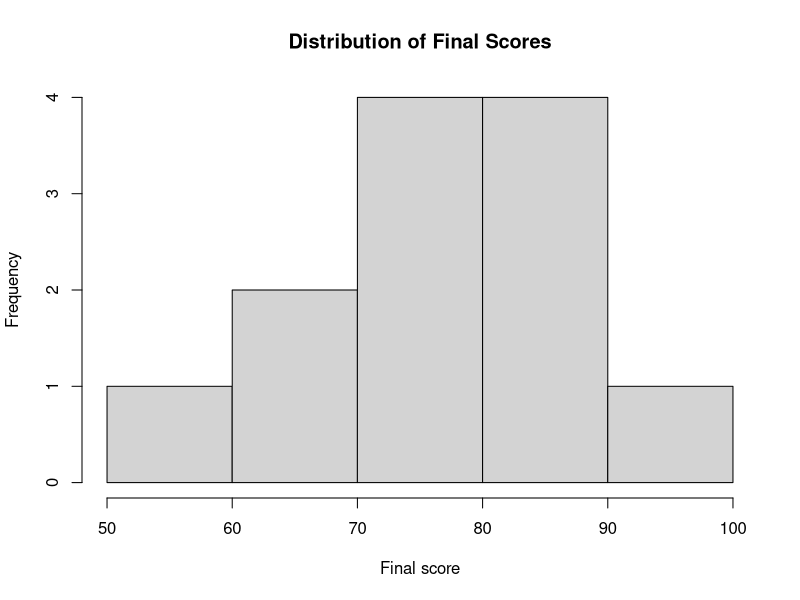
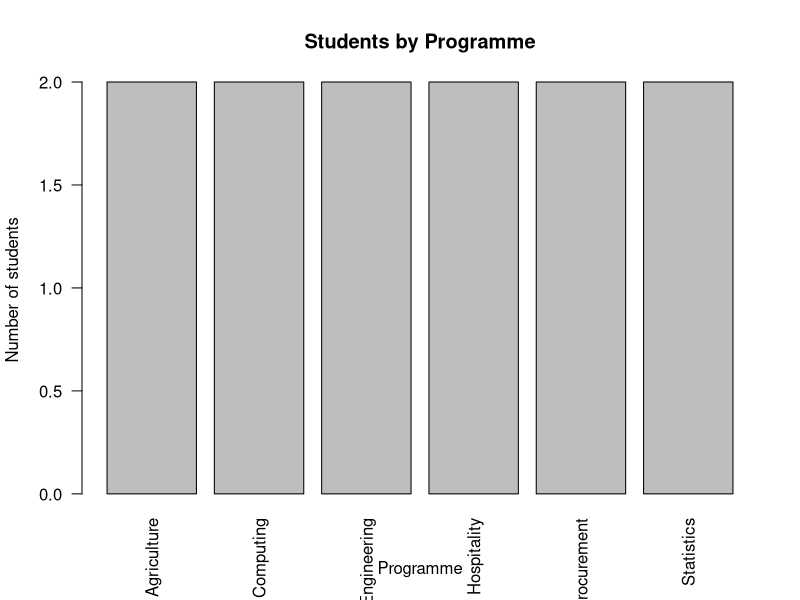

These charts were generated, in order, by the following R code:
# ==============================================================================
# Learning R
# Part I: R Foundations
# Lesson 1: Understanding R and Statistical Computing
# Suggested Solutions
# ==============================================================================

# This file contains suggested solutions to the independent exercises and
# practical assessment in Lesson 1.
#
# Run the file from the root of the learning-r project.
#
# Important:
# 1. Attempt every exercise before consulting the solution.
# 2. Read the comments as carefully as the code.
# 3. Restart R and rerun the file to confirm that it is self-contained.


# ==============================================================================
# Exercise 1: Temperature object
# ==============================================================================

temperature <- 31.5

temperature
typeof(temperature)
class(temperature)

# Interpretation:
# The value is stored as a double because ordinary numeric literals in R are
# usually represented internally as doubles.


# ==============================================================================
# Exercise 2: Ages vector
# ==============================================================================

ages <- c(
  18,
  21,
  20,
  23,
  19,
  22
)

length(ages)
sum(ages)
mean(ages)
min(ages)
max(ages)

# Manual verification of the mean:
#
# 18 + 21 + 20 + 23 + 19 + 22 = 123
#
# 123 / 6 = 20.5


# ==============================================================================
# Exercise 3: Arithmetic mean
# ==============================================================================

manual_total <- 12 + 18 + 25 + 30
manual_count <- 4

manual_mean <- manual_total / manual_count
manual_mean

r_mean <- mean(
  c(
    12,
    18,
    25,
    30
  )
)

r_mean

identical(
  manual_mean,
  r_mean
)

# The result is 21.25 by both methods.


# ==============================================================================
# Exercise 4: Coursework and examination marks
# ==============================================================================

coursework_mark <- 34
examination_mark <- 48

total_mark <- coursework_mark + examination_mark
pass_mark <- 50

passed <- total_mark >= pass_mark

total_mark
passed

# The student obtained 82 and therefore passed.


# ==============================================================================
# Exercise 5: Missing rainfall observation
# ==============================================================================

rainfall <- c(
  115.2,
  98.4,
  NA,
  121.7,
  110.5
)

mean(rainfall)

observed_mean_rainfall <- mean(
  rainfall,
  na.rm = TRUE
)

number_missing <- sum(
  is.na(rainfall)
)

observed_mean_rainfall
number_missing

# Interpretation:
# mean(rainfall) returns NA because one value is missing.
# na.rm = TRUE instructs R to calculate the mean using observed values only.


# ==============================================================================
# Exercise 6: Correcting code errors
# ==============================================================================

# Incorrect:
#
# student scores <- c(65, 70, 80)
# Mean(student_scores)
#
# Problems:
# 1. Object names cannot ordinarily contain spaces.
# 2. R is case-sensitive, so Mean() is not the same as mean().
# 3. The name used in the second line must match the created object.

student_scores <- c(
  65,
  70,
  80
)

mean(student_scores)


# ==============================================================================
# Exercise 7: Conceptual distinctions
# ==============================================================================

# R:
# The programming language and computational engine that evaluates commands.
#
# RStudio:
# An integrated development environment that provides tools for writing,
# running, organising and debugging R code.
#
# Console:
# The interface where commands are sent directly to R and results are printed.
#
# Script:
# A saved .R file containing executable commands and comments.
#
# R Markdown:
# A saved .Rmd document combining explanatory text, code, output, tables,
# figures and equations.


# ==============================================================================
# Guided practice: Monthly sales
# ==============================================================================

monthly_sales <- c(
  1250,
  1480,
  1325,
  1610,
  1540,
  1725
)

number_of_months <- length(
  monthly_sales
)

total_sales <- sum(
  monthly_sales
)

mean_monthly_sales <- mean(
  monthly_sales
)

minimum_monthly_sales <- min(
  monthly_sales
)

maximum_monthly_sales <- max(
  monthly_sales
)

months_above_1500 <- sum(
  monthly_sales > 1500
)

percentage_above_1500 <- mean(
  monthly_sales > 1500
) * 100

number_of_months
total_sales
mean_monthly_sales
minimum_monthly_sales
maximum_monthly_sales
months_above_1500
percentage_above_1500


# ==============================================================================
# Additional multidisciplinary practice
# ==============================================================================

# Agriculture: maize yields in kilograms.
maize_yield_kg <- c(
  1840,
  1925,
  1760,
  2050,
  1985
)

mean_maize_yield <- mean(
  maize_yield_kg
)

plots_above_1900 <- sum(
  maize_yield_kg > 1900
)

mean_maize_yield
plots_above_1900


# Procurement: delivery compliance.
delivery_days <- c(
  4,
  6,
  5,
  8,
  3,
  5
)

agreed_delivery_days <- 5

on_time_delivery <- delivery_days <= agreed_delivery_days

number_on_time <- sum(
  on_time_delivery
)

percentage_on_time <- mean(
  on_time_delivery
) * 100

number_on_time
percentage_on_time


# Health: waiting-time target.
waiting_time_minutes <- c(
  18,
  42,
  27,
  35,
  22,
  51
)

target_minutes <- 30

percentage_meeting_target <- mean(
  waiting_time_minutes <= target_minutes
) * 100

percentage_meeting_target


# Hospitality: occupancy and room revenue.
available_rooms <- 80
occupied_rooms <- 62
average_room_rate <- 420

occupancy_rate <- occupied_rooms / available_rooms
occupancy_percentage <- occupancy_rate * 100
estimated_room_revenue <- occupied_rooms * average_room_rate

occupancy_percentage
estimated_room_revenue


# ==============================================================================
# Practical assessment: Complete suggested workflow
# ==============================================================================

# Import the supplied student data.
student_data <- read.csv(
  "data/student_scores.csv",
  stringsAsFactors = FALSE
)

# Inspect the dataset.
head(
  student_data
)

str(
  student_data
)

dim(
  student_data
)

names(
  student_data
)

# Validate score range.
score_range_is_valid <- all(
  student_data$final_score >= 0 &
    student_data$final_score <= 100
)

score_range_is_valid

# Validate arithmetic.
score_arithmetic_is_valid <- all(
  student_data$final_score ==
    student_data$coursework_score +
    student_data$examination_score
)

score_arithmetic_is_valid

# Number of records.
number_of_students <- nrow(
  student_data
)

# Centre and extremes.
mean_final_score <- mean(
  student_data$final_score
)

median_final_score <- median(
  student_data$final_score
)

minimum_final_score <- min(
  student_data$final_score
)

maximum_final_score <- max(
  student_data$final_score
)

# Pass status.
pass_mark <- 50

pass_status <- student_data$final_score >= pass_mark

number_passed <- sum(
  pass_status
)

pass_percentage <- mean(
  pass_status
) * 100

# Distinction status.
distinction_cutoff <- 80

distinction_status <-
  student_data$final_score >= distinction_cutoff

number_with_distinction <- sum(
  distinction_status
)

distinction_percentage <- mean(
  distinction_status
) * 100

# Programme distribution.
programme_counts <- table(
  student_data$programme
)

programme_percentages <- prop.table(
  programme_counts
) * 100

# Display results.
number_of_students
mean_final_score
median_final_score
minimum_final_score
maximum_final_score
number_passed
pass_percentage
number_with_distinction
distinction_percentage
programme_counts
programme_percentages

# Example histogram.
hist(
  student_data$final_score,
  main = "Distribution of Final Scores",
  xlab = "Final score",
  ylab = "Frequency"
)

# Example programme bar chart.
barplot(
  programme_counts,
  main = "Students by Programme",
  xlab = "Programme",
  ylab = "Number of students",
  las = 2
)

# Interpretation template:
#
# The dataset contained `number_of_students` student records. The mean final
# score was `mean_final_score`, while the median was `median_final_score`.
# Using a pass mark of 50, `number_passed` students passed, corresponding to
# `pass_percentage` per cent. The data-validation checks confirmed that final
# scores were within the permitted range and matched the sum of coursework and
# examination scores.


# ==============================================================================
# End of Lesson 1 Solutions
# ==============================================================================
